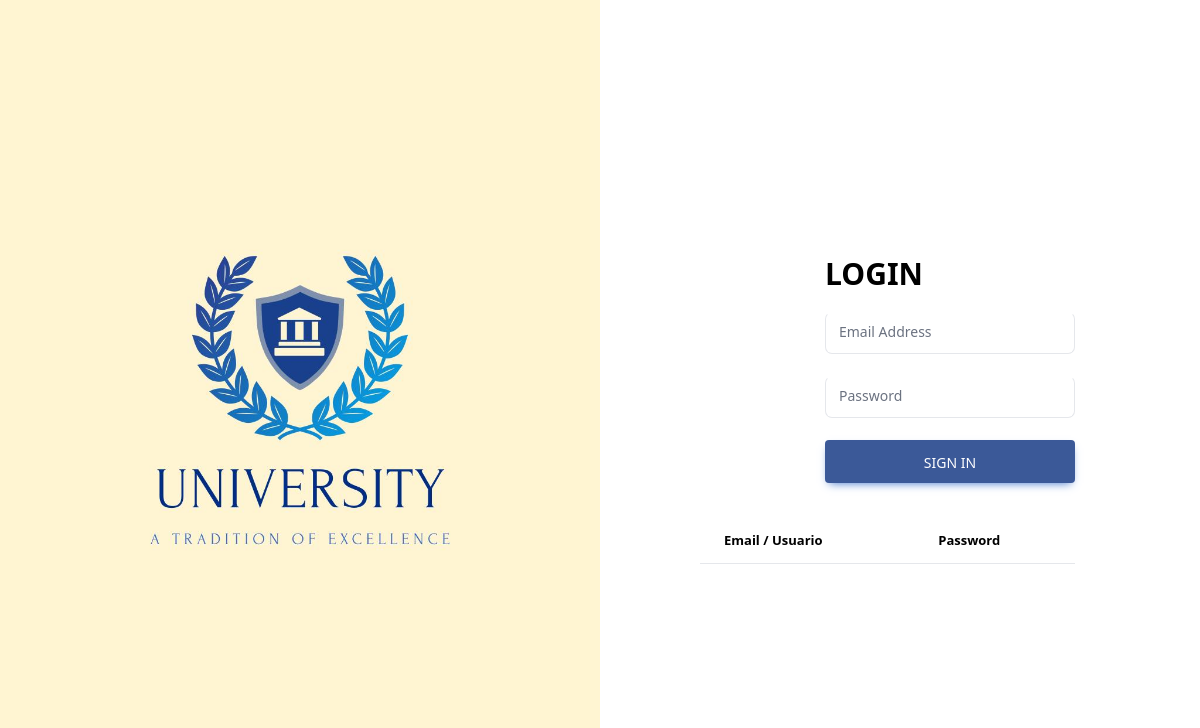
Page /index.php on the earlier database version.
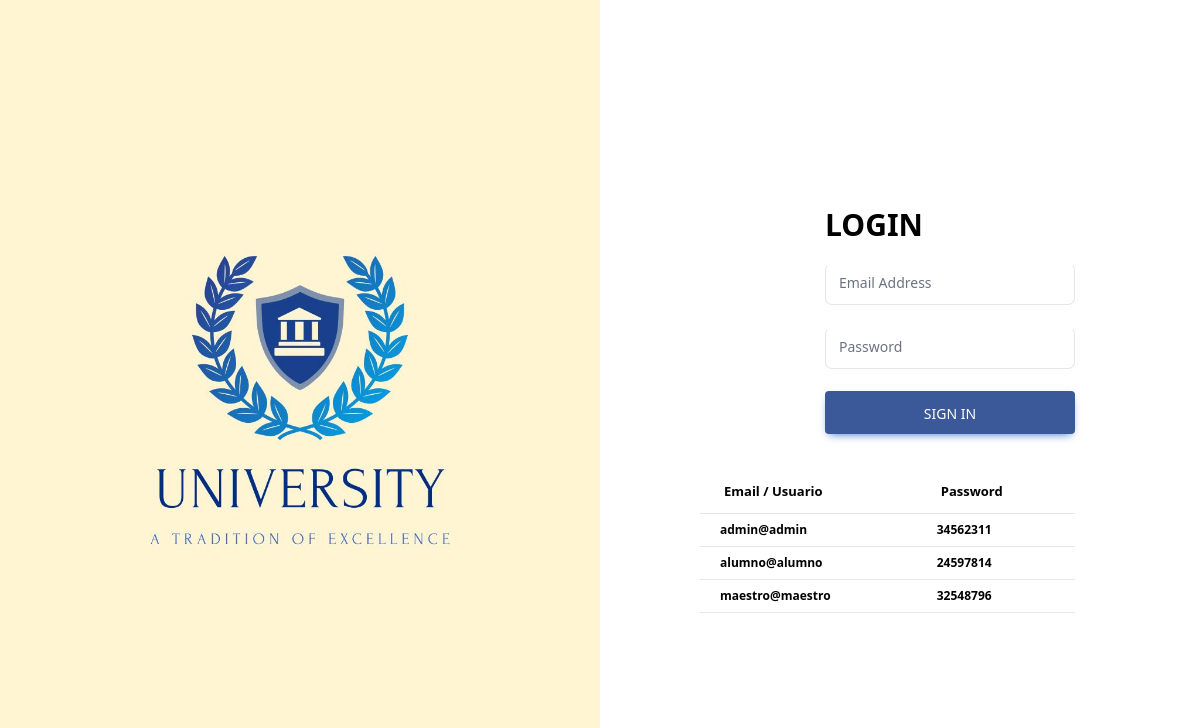
Same page on the later database version.
### tables this page shows
CREATE TABLE `usuarios` (
  `id_usuario` int NOT NULL AUTO_INCREMENT,
  `dni` varchar(15) DEFAULT NULL,
  `nombre` varchar(255) DEFAULT NULL,
  `apellido` varchar(255) DEFAULT NULL,
  `correo_electronico` varchar(255) DEFAULT NULL,
  `contrasena` varchar(255) DEFAULT NULL,
  `rol` enum('ADMIN','MAESTRO','ALUMNO') DEFAULT NULL,
  `activo` tinyint(1) DEFAULT NULL,
  PRIMARY KEY (`id_usuario`),
  UNIQUE KEY `dni` (`dni`),
  UNIQUE KEY `correo_electronico` (`correo_electronico`)
);

### controllers/LoginController.php (called while the page is built)
<?php
include $_SERVER["DOCUMENT_ROOT"] . "/models/LoginModel.php";
class LoginController
{
    protected $model;
    public function __construct()
    {
        $this->model = new LoginModel();
    }
    public function index()
    {
        $usuariosDefecto = $this->model->mostrarUsuariosPorDefecto();
        include $_SERVER["DOCUMENT_ROOT"] . "/views/login.php";
    }
}

### config/dataBase.php (called while the page is built)
<?php
return [
    "host" => "localhost",
    "username" => "root",
    "userPassword" => "16345abcde@A",
    "dbname" => "universidad"
];

### models/LoginModel.php (called while the page is built)
<?php
class LoginModel
{
    protected $db;
    public function __construct()
    {
        $config = include($_SERVER["DOCUMENT_ROOT"] . "/config/dataBase.php");
        try {
            $dsn = "mysql:host=" . $config['host'] . "; dbname=" . $config['dbname'];
            $this->db = new PDO($dsn, $config["username"], $config["userPassword"]);
            $this->db->setAttribute(PDO::ATTR_ERRMODE, PDO::ERRMODE_EXCEPTION);
        } catch (PDOException $e) {
            echo "Error" . $e->getMessage();
        }
    }
    public function mostrarUsuariosPorDefecto()
    {
        $res = $this->db->query("SELECT correo_electronico, dni
        FROM usuarios
        WHERE id_usuario <> 16
            AND (correo_electronico = 'admin@admin'
                OR correo_electronico = 'maestro@maestro'
                OR correo_electronico = 'alumno@alumno');");
        $data = $res->fetchAll(PDO::FETCH_ASSOC);
        return $data;
    }
}

### views/login.php (the view, shortened to what this page needs)
<!DOCTYPE html>
<html lang="en">
<head>
    <link rel="stylesheet" href="../dist/output.css">
    <script src="https://cdn.tailwindcss.com"></script>
</head>
<body>
    <section class="h-screen w-full ">
        <div class=" h-full  w-full ">
            <div class="g-6 flex h-full flex-wrap items-center justify-center lg:justify-between">
                <div class="mb-12 md:mb-0 md:w-8/12 lg:w-6/12 bg-[#fff5d2] h-screen flex items-center">
                    <img src="../images/logo.jpg" class="w-full" alt="logo Universidad" />
                </div>
                <div class="md:w-8/12 lg:ml-6 lg:w-5/12 ">
                    <form class="w-2/4 mx-auto" action="/home" method="post">
                        <div>
                            <h2 class="text-3xl uppercase font-semibold my-5">Login</h2>
                        </div>
                        <div class="relative w-full min-w-[200px] h-10  mb-6">
                            <input
                                class="peer  w-full h-full bg-transparent text-gray-700 font-sans font-normal outline outline-0 focus:outline-0 disabled:bg-blue-gray-50 disabled:border-0 transition-all placeholder-shown:border placeholder-shown:border-blue-gray-400 placeholder-shown:border-t-blue-gray-400 border focus:border-2 border-t-transparent focus:border-t-transparent text-sm px-3 py-5 rounded-[7px] border-blue-gray-200 focus:border-blue-500"
                                placeholder=" " name="email" value="" id="">
                            <label
                                class="flex w-full h-full select-none pointer-events-none absolute left-0 font-normal peer-placeholder-shown:text-gray-500 leading-tight peer-focus:leading-tight peer-disabled:text-transparent peer-disabled:peer-placeholder-shown:text-blue-gray-500 transition-all -top-1.5 peer-placeholder-shown:text-sm text-[11px] peer-focus:text-[11px] before:content[' '] before:block before:box-border before:w-2.5 before:h-1.5 before:mt-[6.5px] before:mr-1 peer-placeholder-shown:before:border-transparent before:rounded-tl-md before:border-t peer-focus:before:border-t-2 before:border-l peer-focus:before:border-l-2 before:pointer-events-none before:transition-all peer-disabled:before:border-transparent after:content[' '] after:block after:flex-grow after:box-border after:w-2.5 after:h-1.5 after:mt-[6.5px] after:ml-1 peer-placeholder-shown:after:border-transparent after:rounded-tr-md after:border-t peer-focus:after:border-t-2 after:border-r peer-focus:after:border-r-2 after:pointer-events-none after:transition-all peer-disabled:after:border-transparent peer-placeholder-shown:leading-[3.75] text-blue-gray-400 peer-focus:text-blue-500 before:border-blue-gray-200 peer-focus:before:border-blue-500 after:border-blue-gray-200 peer-focus:after:border-blue-500">
                                Email Address</label>
                        </div>
                        <div class="relative w-full min-w-[200px] h-10  mb-6">
                            <input
                                class="peer  w-full h-full bg-transparent text-gray-700 font-sans font-normal outline outline-0 focus:outline-0 disabled:bg-blue-gray-50 disabled:border-0 transition-all placeholder-shown:border placeholder-shown:border-blue-gray-200 placeholder-shown:border-t-blue-gray-200 border focus:border-2 border-t-transparent focus:border-t-transparent text-sm px-3 py-5 rounded-[7px] border-blue-gray-200 focus:border-blue-500"
                                placeholder=" " name="pass" value="" type="password">
                            <label
                                class="flex w-full h-full select-none pointer-events-none absolute left-0 font-normal peer-placeholder-shown:text-gray-500 leading-tight peer-focus:leading-tight peer-disabled:text-transparent peer-disabled:peer-placeholder-shown:text-blue-gray-500 transition-all -top-1.5 peer-placeholder-shown:text-sm text-[11px] peer-focus:text-[11px] before:content[' '] before:block before:box-border before:w-2.5 before:h-1.5 before:mt-[6.5px] before:mr-1 peer-placeholder-shown:before:border-transparent before:rounded-tl-md before:border-t peer-focus:before:border-t-2 before:border-l peer-focus:before:border-l-2 before:pointer-events-none before:transition-all peer-disabled:before:border-transparent after:content[' '] after:block after:flex-grow after:box-border after:w-2.5 after:h-1.5 after:mt-[6.5px] after:ml-1 peer-placeholder-shown:after:border-transparent after:rounded-tr-md after:border-t peer-focus:after:border-t-2 after:border-r peer-focus:after:border-r-2 after:pointer-events-none after:transition-all peer-disabled:after:border-transparent peer-placeholder-shown:leading-[3.75] text-blue-gray-400 peer-focus:text-blue-500 before:border-blue-gray-200 peer-focus:before:border-blue-500 after:border-blue-gray-200 peer-focus:after:border-blue-500">
                                Password</label>
                        </div>
                        <button type="submit"
                            class="inline-block w-full rounded bg-[#3b5998] px-7 pb-2.5 pt-3 text-sm font-medium uppercase leading-normal text-white shadow-[0_4px_9px_-4px_#3b71ca] transition duration-150 ease-in-out hover:bg-primary-600 hover:shadow-[0_8px_9px_-4px_rgba(59,113,202,0.3),0_4px_18px_0_rgba(59,113,202,0.2)] focus:bg-primary-600 focus:shadow-[0_8px_9px_-4px_rgba(59,113,202,0.3),0_4px_18px_0_rgba(59,113,202,0.2)] focus:outline-none focus:ring-0 active:bg-primary-700 active:shadow-[0_8px_9px_-4px_rgba(59,113,202,0.3),0_4px_18px_0_rgba(59,113,202,0.2)] dark:shadow-[0_4px_9px_-4px_rgba(59,113,202,0.5)] dark:hover:shadow-[0_8px_9px_-4px_rgba(59,113,202,0.2),0_4px_18px_0_rgba(59,113,202,0.1)] dark:focus:shadow-[0_8px_9px_-4px_rgba(59,113,202,0.2),0_4px_18px_0_rgba(59,113,202,0.1)] dark:active:shadow-[0_8px_9px_-4px_rgba(59,113,202,0.2),0_4px_18px_0_rgba(59,113,202,0.1)]">
                            Sign in
                        </button>
                    </form>
                    <table class="w-3/4  table-auto  mt-9">
                        <thead>
                            <tr>
                                <th class="border-b border-blue-gray-50 py-3 px-6 text-left">
                                    <p
                                        class="block antialiased font-sans text-[13px]  capitalize text-blue-gray-400 font-bold">
                                        Email / Usuario</p>
                                </th>
                                <th class="border-b border-blue-gray-50 py-3 px-6 text-left">
                                    <p
                                        class="block antialiased font-sans text-[13px]  capitalize text-blue-gray-400 font-bold">
                                        password</p>
                                </th>
                            </tr>
                        </thead>
                        <tbody>
                            <?php
                            foreach ($usuariosDefecto as $usuario) {
                            ?>
                            <tr class=" hover:bg-[#c3dff9]">
                                <td class="py-2 px-5 border-b border-blue-gray-50">
                                    <p class="block antialiased font-sans text-xs  text-blue-gray-900 font-bold">
                                        <?= $usuario["correo_electronico"] ?></p>
                                </td>
                                <td class="py-2 px-5 border-b border-blue-gray-50">
                                    <p class="block antialiased font-sans text-xs  text-blue-gray-900 font-bold">
                                        <?= $usuario["dni"] ?></p>
                                </td>
                            </tr>
                            <?php } ?>
                        </tbody>
                    </table>
                </div>
            </div>
        </div>
    </section>
</body>
</html>

### index.php (shortened to what this page needs)
<?php
require_once "./controllers/LoginController.php";
$loginController = new LoginController();
$route = $_SERVER["REQUEST_URI"];
$route = explode("?", $route);
$method = $_SERVER["REQUEST_METHOD"];
if ($method === "GET") {
    switch ($route[0]) {
        case '/index.php':
            $loginController->index();
            break;
    }
}

Differences in the rows shown:
added usuarios: correo_electronico "admin@admin", dni "34562311"
added usuarios: correo_electronico "alumno@alumno", dni "24597814"
added usuarios: correo_electronico "maestro@maestro", dni "32548796"
